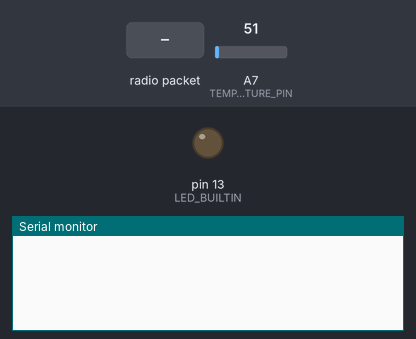
Bench run of a sketch on a simulated Arduino Nano, built with avr-gcc and run on an emulated ATmega328P. On the bench: output pins drawn as LEDs (lit = HIGH), the last lines printed to the serial monitor. Inputs (shaded band) come from the test bench; at power-on: A7 (TEMPERATURE_PIN) = 51. No radio packets arrive unless stated.

Above: at 1.2 s.
1.3 s: radio packet "F" arrives
At 2.5 s:
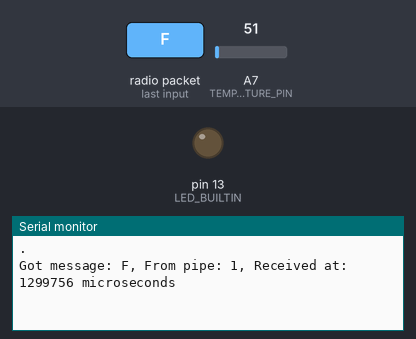
2.8 s: radio packet "1" arrives
At 3.9 s:
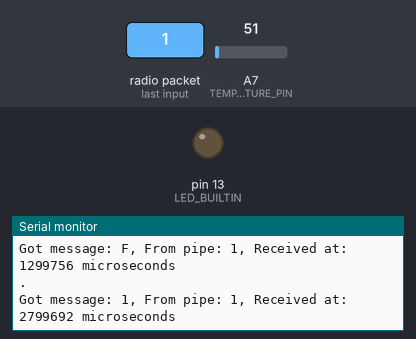

The sketch:

P02_HomeCentral_Slave1.ino
```cpp
/*
 *  P02_001_HomeCentral_Slave1_Nano
 *  Author: AdvantIoT Development Team
 *  Authored on: 11-Jan-2019
 *  Last Modified on: 23-Mar-2019
 *
 *  This is the complete sketch required for the HomeCentral_Slave1 circuit and is assembled in the following steps:
 *  - P02_001_HomeCentral_Slave1_Nano.fzz: Getting the Nano setup and buzzing a buzzer.
 *  - P02_002_HomeCentral_Slave1_NRF24L01.fzz: Adding a radio module and sending and receiving data to the master and other slaves.
 *  - P02_003_HomeCentral_Slave1_GasSensor.fzz: Adding a gas sensor to buzz when gas is detected and send data to the master.
 *  - P02_004_HomeCentral_Slave1_TemperatureSensor.fzz: Adding a temperature sensor to read temperature data and send it to the master.
 *
 *  Refer to the comments to see which sections of code are required at each step.
 */

/*
 * The Nano needs additional drivers as it has an FTDI chip:
 * https://www.ftdichip.com/Drivers/VCP.htm
 *
 * Select Board: Arduino Nano
 * Select Processor: ATmega328P (Old Bootloader)
 * Select Port: /dev/cu.wchusbserial1420
 */

/*
 *  LIBRARIES
 *  LIbraries need to be installed using the Tools -> Manage Libraries option and then installed
 *  Some libraries are available with the IDE while others may need to be downloaded and installed form a .zip file
 */

#include <SPI.h>
#include <nRF24L01.h>
#include <RF24.h>

/*
 * PIN DEFINITIONS
 */

//For nRF24L01
#define CE_PIN 9
#define CSN_PIN 10

// For LM35
#define TEMPERATURE_PIN A7

/*
 * VARIABLE DEFINITIONS
 */

/*
 * RF device pipe addresses:
 * Please see P01_001_HomeCentral_Master_ESP32.ino for a detailed explanation
 */

// To write to Master node and Slave 2
const uint64_t writing_pipes[2] = { 0xF0F0F0A1A1LL, 0xF0F0F0A3A2LL };
// To read from Master node and Slave 2
const uint64_t reading_pipes[2] = { 0xF0F0F0A2A1LL, 0xF0F0F0A2A2LL };

// Allocate space for incoming and outgoing data
char RFSerial_data_in[32]; //For data received via RF from master and other slaves (max 32 bytes)
char RFSerial_data_out[32]; //For data to be sent via RF to master and other slaves (max 32 bytes)

// Temperature reading
float temperature_value = 0;
float last_temperature_value = 0; //Use to check if there is a change in reading

// Use "unsigned long" for variables that hold time as the value can become too large for an int
unsigned long temperature_last_read = 0; // The last time the temperature was read
const uint32_t temperature_read_delay = 30000; //5 minutes

/*
 * INSTANCE/OBJECT DEFINITIONS
 */

RF24 radio(CE_PIN,CSN_PIN); //The client object for RF communication

/*
 * Function to initialize radio communication.
 */

void initRadio() {
  // Initialize RF communidation
  radio.begin();

  // Set power level of the radio
  radio.setPALevel(RF24_PA_LOW);
  //radio.setPALevel(RF24_PA_MIN);
  //Set RF data rate - lowest rate for longest range capability
  radio.setDataRate(RF24_250KBPS);
  // Set radio channel to use - ensure all slaves match this
  radio.setChannel(0x66);
  // Set time between retries and max retries
  radio.setRetries(4, 10);
  // Enable ackpayload - enables each slave to reply with data. Not used.
  //radio.enableAckPayload();

  // Open reading pipes and start listening
  radio.openReadingPipe(1, reading_pipes[0]); //Listen to Master node
  radio.openReadingPipe(2, reading_pipes[1]); //Listen to Slave node 2
  radio.startListening();
}

/*
 * Function to send a radio signal.
 */

void sendToRFNode(uint8_t node_id, char node_data[32]) {

  //For some reason we cannot use the char[] passed as a parameter
  //It must be copied into a local char[]
  char node_data_copy[32] = "";
  strcpy(node_data_copy, node_data);

  //Since we have a dedicated writing pipe, no need to call stopListening().
  //Calling it anyway to be safe, ensure startListening() is called as required.
  radio.stopListening();

  // For now, slaves nodes will only send data to the Master node
  Serial.print(F("Sending to node: "));
  Serial.println(node_id);

  radio.openWritingPipe(writing_pipes[node_id-1]); //Subtract 1 from the node_id to get the right array index

  // Send RF data
  if (!radio.write( &node_data_copy, sizeof(node_data_copy) )){
    Serial.print(F("Failed: "));
    Serial.println(node_data_copy);
  }
  else{
    Serial.print(F("Sent: "));
    Serial.println(node_data_copy);
  }
}

/*
 * Function to receive a radio signal.
 */
void readFromRFNode() {

  uint8_t pipeNum;


   //No need to open the reading pipe everytime
   //Unless you have switched to writing on the reading pipes no need to start listening.
   //However, since, to be safe, stopListening() is being called when writing data
   //need to call startListening() here.
  radio.startListening();

   //Set up a timeout period, and break after the period...
   //so other listeners can be polled in the loop()

  //Get the current time in microseconds
  unsigned long started_waiting_at = micros();
  //Variable to indicate if a response was received or not
  boolean timeout = false;

  //While nothing is received
  while ( !radio.available(&pipeNum) ){
    //If waited longer than 200ms, indicate timeout and exit while loop
    if (micros() - started_waiting_at > 200000 ){
        timeout = true;
        break;
    }
  }
  // DEBUG: Print data to serial monitor
  if ( timeout ){
      //Serial.print(F("."));
  }else{
      // Grab the response, compare, and send to debugging spew
      char node_data[32];
      radio.read( &node_data, sizeof(node_data) );

      unsigned long recv_time = micros();

      // Spew it to console for debugging
      Serial.println(F("."));
      Serial.print(F("Got message: "));
      Serial.print(node_data);
      Serial.print(F(", From pipe: "));
      Serial.print(pipeNum);
      Serial.print(F(", Received at: "));
      Serial.print(recv_time);
      Serial.println(F(" microseconds"));
  }
}


/*
 * Function to read Temperature Sensor (LM35) data.
 * Returns temperature value in C or F as type float
 */

float readTemperature(uint8_t unit) {
  // read the input on analog pin 7
  int8_t sensor_value = analogRead(TEMPERATURE_PIN);

  //Convert the analog reading (which goes from 0 - 1023) to a voltage (0 - 5V):
  //The LM35 formula return temp in Celcius
  float temperature_value = sensor_value * (5.0 / 1023.0) * 100;

  // If temperature required in Farenheit
  if(unit == 'F'){
    temperature_value = (9/5)*temperature_value + 32;
  }

  return temperature_value;
}

/*
 * Function to send temprature data to Master node, calls readTemperature()
 */
void readAndSendTemperature() {
   //Get temperature in Celcius, pass 'F' if required in Farenheit
   temperature_value = readTemperature('C');

   //Use millis() instead of delay() to get data at a defined frequency
   //Also check if the current and last readings are close, don't bother to send then
   unsigned long current_time = millis();

   float reading_difference = last_temperature_value - temperature_value;

   if (current_time - temperature_last_read >= temperature_read_delay
       &&  abs(reading_difference) > 0.5) {
    // Update the last time the temperature was read and its value
    temperature_last_read = current_time;
    last_temperature_value = temperature_value;

    //Add topic and parameter code information and send the data to the Master Node
    //Format will be topic|parameter|value
    //For now, only one parameter is supported.
    //This will be parsed by the Master sketch and published to the MQTT broker
    //A datetime stamp may be added by the Master if a Real Time Clock (RTC) module is used

    char temperature_data[32] = "";

    //Construct a pipe separated value string
    strcat(temperature_data, "hc/st1|"); //hc/st1 is the MQTT broker queue name
    strcat(temperature_data, "T|"); //T is the parameter

    //Need to use dtostrf(float, width, precision, buffer) to convert float to char[]
    char buffer[6]; //width is minimum width for display, 0 for dynamic, precision=1 for one digit after decimal,
    dtostrf(temperature_value, 0, 1, buffer);
    //Code to trim a char[]

    //char *p = strchr(buffer, ' ');  // search for space
    //if (p) // if found truncate at space
    //  *p = '\0';

    strcat(temperature_data, buffer);
    // DEBUG: print value to serial monitor
    Serial.println(temperature_data);

    //Send data to Master Node (id = 1, array offset = 0)
    sendToRFNode(1, temperature_data);
  }
}

/*
 * Setup
 * The setup function runs once when you press reset or power the board.
 */

void setup() {
  //Initialize digital pin LED_BUILTIN as an output. Can be used to indicate connection status.
  pinMode(LED_BUILTIN, OUTPUT);

  pinMode(TEMPERATURE_PIN, INPUT);

  Serial.begin(115200); //The default serial port for communication with serial monitor.

  //Initialize radio communication
  initRadio();
}


/*
 * Loop
 * The loop function runs over and over again forever with a delay of 10 seconds
 */
void loop() {
   //Open the RF listening port and listen for a while then break
   //so other things can be done in the loop()
  readFromRFNode();

  //Read temperature, construct the data string and send to master node, at a defined frequency
  readAndSendTemperature();
}

/*
 * END of sketch
 */
```

Measured:
- after the input at 1.3 s, the serial monitor: prints a new line at once (image 1)
- after the input at 2.8 s, the serial monitor: prints a new line at once (image 2)
